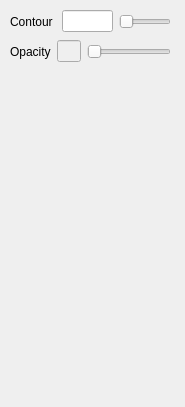
<?xml version="1.0" encoding="UTF-8"?>
<ui version="4.0">
 <class>mafPipeVisualIsoSurface</class>
 <widget class="QWidget" name="myPipeVisualCustom">
  <property name="geometry">
   <rect>
    <x>0</x>
    <y>0</y>
    <width>185</width>
    <height>407</height>
   </rect>
  </property>
  <property name="windowTitle">
   <string>Form</string>
  </property>
  <widget class="QWidget" name="verticalLayoutWidget">
   <property name="geometry">
    <rect>
     <x>10</x>
     <y>70</y>
     <width>161</width>
     <height>301</height>
    </rect>
   </property>
   <layout class="QVBoxLayout" name="verticalLayout">
    <item>
     <spacer name="verticalSpacer">
      <property name="orientation">
       <enum>Qt::Vertical</enum>
      </property>
      <property name="sizeHint" stdset="0">
       <size>
        <width>20</width>
        <height>40</height>
       </size>
      </property>
     </spacer>
    </item>
   </layout>
  </widget>
  <widget class="QWidget" name="formLayoutWidget">
   <property name="geometry">
    <rect>
     <x>10</x>
     <y>10</y>
     <width>161</width>
     <height>23</height>
    </rect>
   </property>
   <layout class="QHBoxLayout" name="horizontalLayout">
    <item>
     <widget class="QLabel" name="contourLabel">
      <property name="sizePolicy">
       <sizepolicy hsizetype="Fixed" vsizetype="Preferred">
        <horstretch>0</horstretch>
        <verstretch>0</verstretch>
       </sizepolicy>
      </property>
      <property name="text">
       <string>Contour </string>
      </property>
     </widget>
    </item>
    <item>
     <widget class="QLineEdit" name="contourValue">
      <property name="enabled">
       <bool>true</bool>
      </property>
      <property name="sizePolicy">
       <sizepolicy hsizetype="Fixed" vsizetype="Fixed">
        <horstretch>0</horstretch>
        <verstretch>0</verstretch>
       </sizepolicy>
      </property>
     </widget>
    </item>
    <item>
     <widget class="QSlider" name="contourValueSlider">
      <property name="sizePolicy">
       <sizepolicy hsizetype="Minimum" vsizetype="Fixed">
        <horstretch>0</horstretch>
        <verstretch>0</verstretch>
       </sizepolicy>
      </property>
      <property name="orientation">
       <enum>Qt::Horizontal</enum>
      </property>
     </widget>
    </item>
   </layout>
  </widget>
  <widget class="QWidget" name="formLayoutWidget_2">
   <property name="geometry">
    <rect>
     <x>10</x>
     <y>40</y>
     <width>161</width>
     <height>23</height>
    </rect>
   </property>
   <layout class="QHBoxLayout" name="horizontalLayout_2">
    <item>
     <widget class="QLabel" name="opacityLabel">
      <property name="sizePolicy">
       <sizepolicy hsizetype="Fixed" vsizetype="Preferred">
        <horstretch>0</horstretch>
        <verstretch>0</verstretch>
       </sizepolicy>
      </property>
      <property name="text">
       <string>Opacity</string>
      </property>
     </widget>
    </item>
    <item>
     <widget class="QLineEdit" name="opacityValue">
      <property name="enabled">
       <bool>false</bool>
      </property>
      <property name="sizePolicy">
       <sizepolicy hsizetype="Ignored" vsizetype="Fixed">
        <horstretch>0</horstretch>
        <verstretch>0</verstretch>
       </sizepolicy>
      </property>
      <property name="maxLength">
       <number>4</number>
      </property>
     </widget>
    </item>
    <item>
     <widget class="QSlider" name="opacityValueSlider">
      <property name="sizePolicy">
       <sizepolicy hsizetype="Maximum" vsizetype="Fixed">
        <horstretch>0</horstretch>
        <verstretch>0</verstretch>
       </sizepolicy>
      </property>
      <property name="maximum">
       <number>100</number>
      </property>
      <property name="orientation">
       <enum>Qt::Horizontal</enum>
      </property>
     </widget>
    </item>
   </layout>
  </widget>
 </widget>
 <resources/>
 <connections/>
</ui>
